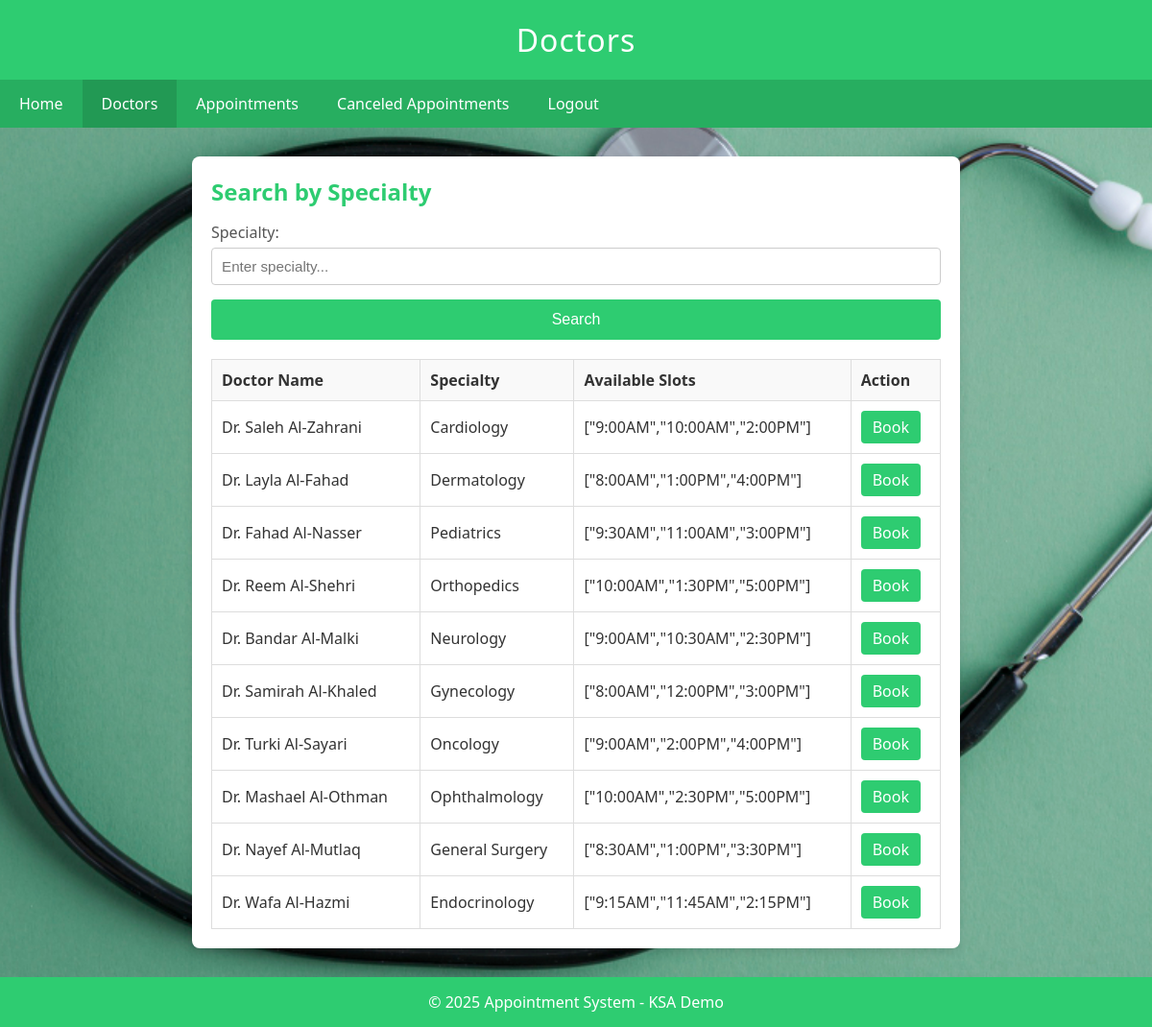
/doctor_list.php (signed in), run on the app's committed database.
### tables this page shows
CREATE TABLE `doctors` (
  `doctor_id` int(11) NOT NULL,
  `name` varchar(100) NOT NULL,
  `specialty` varchar(100) NOT NULL,
  `available_slots` text DEFAULT NULL
);

### doctor_list.php (the view, shortened to what this page needs)
<?php
require_once 'db_connect.php';
$searchSpecialty = isset($_GET['specialty']) ? trim($_GET['specialty']) : "";
$sql = "SELECT * FROM doctors";
$result = $conn->query($sql);
?>
<!DOCTYPE html>
<html lang="en">
<head>
  <link rel="stylesheet" href="style.css">
</head>
<body>
<div class="header">
  <h1>Doctors</h1>
</div>
<div class="nav">
  <a href="index.php">Home</a>
  <a href="doctor_list.php" class="active">Doctors</a>
  <a href="cancel.php">Appointments</a>
  <a href="canceled_appointments.php">Canceled Appointments</a>
  <a href="logout.php">Logout</a>
</div>
<div class="container">
  <h2>Search by Specialty</h2>
  <form action="" method="GET" style="margin-bottom:20px;">
    <label for="specialty">Specialty:</label>
    <input type="text" id="specialty" name="specialty"
           placeholder="Enter specialty..."
           value="<?php echo htmlspecialchars($searchSpecialty); ?>">
    <button type="submit" style="margin-top:0;">Search</button>
  </form>
  <?php if ($result && $result->num_rows > 0): ?>
    <table>
      <tr>
        <th>Doctor Name</th>
        <th>Specialty</th>
        <th>Available Slots</th>
        <th>Action</th>
      </tr>
      <?php while ($row = $result->fetch_assoc()): ?>
      <tr>
        <td><?php echo htmlentities($row['name']); ?></td>
        <td><?php echo htmlentities($row['specialty']); ?></td>
        <td><?php echo htmlentities($row['available_slots']); ?></td>
        <td>
          <a href="book_appointment.php?doctor_id=<?php echo $row['doctor_id']; ?>" class="book-btn">
            Book
          </a>
        </td>
      </tr>
      <?php endwhile; ?>
    </table>
  <?php else: ?>
    <p>No doctors found.</p>
  <?php endif; ?>
</div>
<div class="footer">
  <p>&copy; <?php echo date("Y"); ?> Appointment System - KSA Demo</p>
</div>
</body>
</html>

### style.css (style rules this page uses)
* { margin: 0; padding: 0; box-sizing: border-box; }
body { font-family: "Segoe UI", Tahoma, Arial, sans-serif; background-color: #f0f0f0; color: #333; background: url('Appointment2.jpg') no-repeat center center fixed; background-size: cover; height: 100vh; / }
form label { display: block; margin: 10px 0 5px; font-weight: 500; color: #555; }
form input[type="text"], form input[type="email"], form input[type="password"], form input[type="datetime-local"] { width: 100%; padding: 10px; border: 1px solid #ccc; border-radius: 4px; margin-bottom: 15px; font-size: 0.95rem; transition: border-color 0.2s; }
form button { width: 100%; padding: 12px; border: none; border-radius: 4px; background-color: #2ecc71; font-size: 1rem; color: #fff; cursor: pointer; transition: background-color 0.2s; }
.header { background-color: #2ecc71; color: #fff; text-align: center; padding: 20px 0; }
.header h1 { letter-spacing: 1px; font-weight: 500; }
.nav { background-color: #27ae60; overflow: hidden; }
.nav a { float: left; display: block; color: #fff; text-align: center; padding: 14px 20px; text-decoration: none; transition: background-color 0.2s; }
.nav a:hover, .nav a.active { background-color: #229954; }
.container { max-width: 800px; margin: 30px auto; padding: 20px; background-color: #fff; border-radius: 8px; box-shadow: 0 4px 10px rgba(0,0,0,0.1); min-height: calc(100vh - 180px); }
.container h2 { color: #2ecc71; margin-bottom: 15px; font-weight: 600; }
table { width: 100%; border-collapse: collapse; margin-top: 15px; }
table th, table td { border: 1px solid #ddd; padding: 10px; text-align: left; }
table th { background-color: #f9f9f9; }
.cancel-btn, .book-btn { display: inline-block; background-color: #e74c3c; color: #fff; padding: 6px 12px; border-radius: 4px; text-decoration: none; transition: background-color 0.2s; }
.book-btn { background-color: #2ecc71; }
.footer { background-color: #2ecc71; color: #fff; text-align: center; padding: 15px 0; position: relative; clear: both; }

### data on the page
doctors: name "Dr. Saleh Al-Zahrani", specialty "Cardiology", available_slots "[\"9:00AM\",\"10:00AM\",\"2:00PM\"]"
doctors: name "Dr. Layla Al-Fahad", specialty "Dermatology", available_slots "[\"8:00AM\",\"1:00PM\",\"4:00PM\"]"
doctors: name "Dr. Fahad Al-Nasser", specialty "Pediatrics", available_slots "[\"9:30AM\",\"11:00AM\",\"3:00PM\"]"
doctors: name "Dr. Reem Al-Shehri", specialty "Orthopedics", available_slots "[\"10:00AM\",\"1:30PM\",\"5:00PM\"]"
doctors: name "Dr. Bandar Al-Malki", specialty "Neurology", available_slots "[\"9:00AM\",\"10:30AM\",\"2:30PM\"]"
doctors: name "Dr. Samirah Al-Khaled", specialty "Gynecology", available_slots "[\"8:00AM\",\"12:00PM\",\"3:00PM\"]"
doctors: name "Dr. Turki Al-Sayari", specialty "Oncology", available_slots "[\"9:00AM\",\"2:00PM\",\"4:00PM\"]"
doctors: name "Dr. Mashael Al-Othman", specialty "Ophthalmology", available_slots "[\"10:00AM\",\"2:30PM\",\"5:00PM\"]"
doctors: name "Dr. Nayef Al-Mutlaq", specialty "General Surgery", available_slots "[\"8:30AM\",\"1:00PM\",\"3:30PM\"]"
doctors: name "Dr. Wafa Al-Hazmi", specialty "Endocrinology", available_slots "[\"9:15AM\",\"11:45AM\",\"2:15PM\"]"
